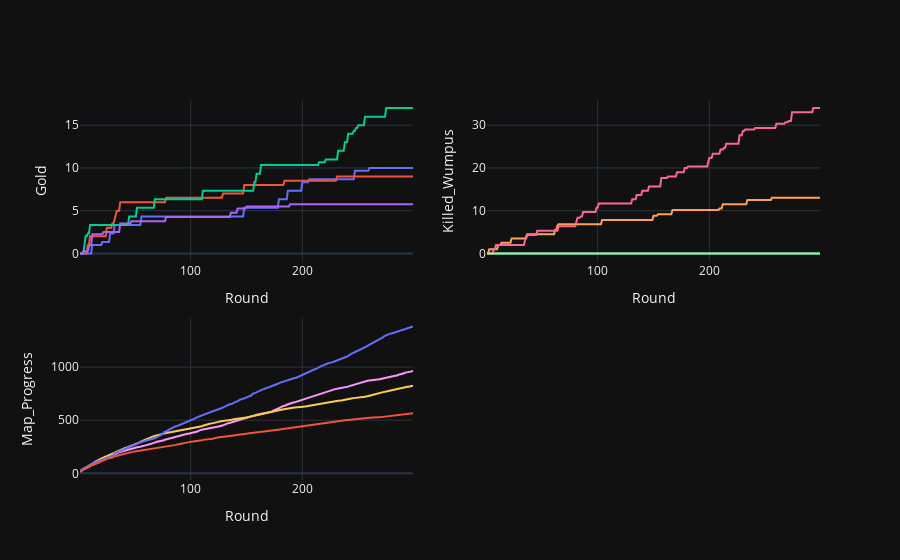

Source (notebook cell):
### Code cell
# Plot progress single run
plt = make_subplots(rows=2, cols=2)
d = {}
goals = ["Gold", "Killed_Wumpus", "Map_Progress"]
for goalID in range(len(goals)):
    for agent in range(0, number_of_agents):
        df = data[data["Agent"] == agent]
        d["x"] = df["Round"].values
        d["y"] = df[goals[goalID]].values
        txt = [f"{agent}: {df["Role"].values[0]}" for _ in range(0, number_of_steps)]
        plt.add_trace(go.Line(
         d, text= txt, showlegend = False
        ), row=(goalID//2)+1, col=goalID%2+1)
    plt.update_xaxes(title_text="Round", row=(goalID//2)+1, col=goalID%2+1)
    plt.update_yaxes(title_text=goals[goalID], row=(goalID//2)+1, col=goalID%2+1)

plt

### Figure 1 — Plotly figure (JSON) as saved in the notebook; plotly's stock layout.template omitted (floating-point values rounded to 4 significant figures; data arrays with more than 128 entries replaced by an {"elided": "..."} marker saying what was removed)
{"data": [{"showlegend": false, "text": {"elided": "300 str values"}, "x": {"elided": "299 int values"}, "y": {"elided": "299 float values"}, "type": "scatter", "xaxis": "x", "yaxis": "y"}, {"showlegend": false, "text": {"elided": "300 str values"}, "x": {"elided": "299 int values"}, "y": {"elided": "299 float values"}, "type": "scatter", "xaxis": "x", "yaxis": "y"}, {"showlegend": false, "text": {"elided": "300 str values"}, "x": {"elided": "299 int values"}, "y": {"elided": "299 float values"}, "type": "scatter", "xaxis": "x", "yaxis": "y"}, {"showlegend": false, "text": {"elided": "300 str values"}, "x": {"elided": "299 int values"}, "y": {"elided": "299 float values"}, "type": "scatter", "xaxis": "x", "yaxis": "y"}, {"showlegend": false, "text": {"elided": "300 str values"}, "x": {"elided": "299 int values"}, "y": {"elided": "299 float values"}, "type": "scatter", "xaxis": "x2", "yaxis": "y2"}, {"showlegend": false, "text": {"elided": "300 str values"}, "x": {"elided": "299 int values"}, "y": {"elided": "299 float values"}, "type": "scatter", "xaxis": "x2", "yaxis": "y2"}, {"showlegend": false, "text": {"elided": "300 str values"}, "x": {"elided": "299 int values"}, "y": {"elided": "299 float values"}, "type": "scatter", "xaxis": "x2", "yaxis": "y2"}, {"showlegend": false, "text": {"elided": "300 str values"}, "x": {"elided": "299 int values"}, "y": {"elided": "299 float values"}, "type": "scatter", "xaxis": "x2", "yaxis": "y2"}, {"showlegend": false, "text": {"elided": "300 str values"}, "x": {"elided": "299 int values"}, "y": {"elided": "299 float values"}, "type": "scatter", "xaxis": "x3", "yaxis": "y3"}, {"showlegend": false, "text": {"elided": "300 str values"}, "x": {"elided": "299 int values"}, "y": {"elided": "299 float values"}, "type": "scatter", "xaxis": "x3", "yaxis": "y3"}, {"showlegend": false, "text": {"elided": "300 str values"}, "x": {"elided": "299 int values"}, "y": {"elided": "299 float values"}, "type": "scatter", "xaxis": "x3", "yaxis": "y3"}, {"showlegend": false, "text": {"elided": "300 str values"}, "x": {"elided": "299 int values"}, "y": {"elided": "299 float values"}, "type": "scatter", "xaxis": "x3", "yaxis": "y3"}], "layout": {"xaxis": {"anchor": "y", "domain": [0.0, 0.45], "title": {"text": "Round"}}, "yaxis": {"anchor": "x", "domain": [0.575, 1.0], "title": {"text": "Gold"}}, "xaxis2": {"anchor": "y2", "domain": [0.55, 1.0], "title": {"text": "Round"}}, "yaxis2": {"anchor": "x2", "domain": [0.575, 1.0], "title": {"text": "Killed_Wumpus"}}, "xaxis3": {"anchor": "y3", "domain": [0.0, 0.45], "title": {"text": "Round"}}, "yaxis3": {"anchor": "x3", "domain": [0.0, 0.425], "title": {"text": "Map_Progress"}}, "xaxis4": {"anchor": "y4", "domain": [0.55, 1.0]}, "yaxis4": {"anchor": "x4", "domain": [0.0, 0.425]}}}
